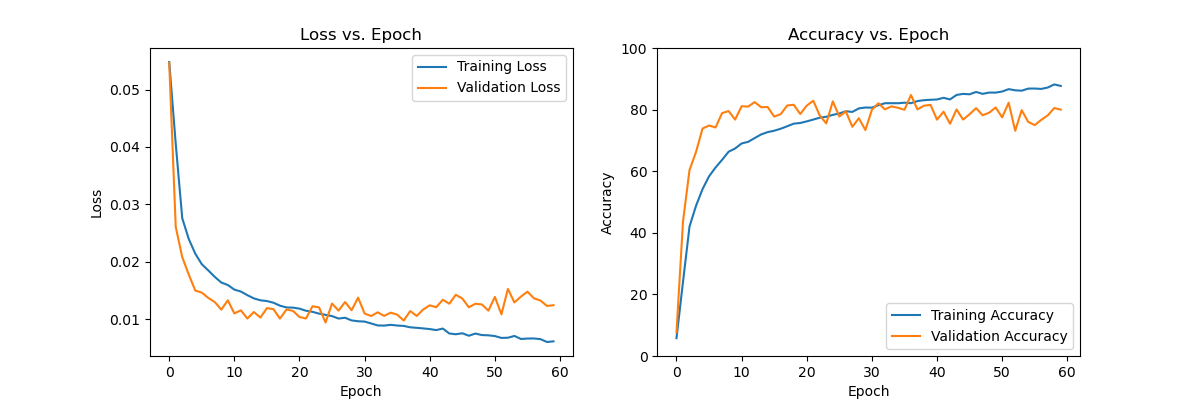

Write Python code to recreate this figure.
import torch
import torchvision.transforms as transforms
import torch.optim as optim
import matplotlib.pyplot as plt
import torch.nn as nn
import gc

from torch.utils.data import Dataset, DataLoader
from torchvision.datasets import ImageFolder
from sklearn.metrics import confusion_matrix


import random
import numpy as np

import time

import os
os.environ["KMP_DUPLICATE_LIB_OK"]="TRUE"



# Set seed = 0 for random, numpy, and torch
seed = 0
random.seed(seed)
np.random.seed(seed)
torch.manual_seed(seed)
if torch.cuda.is_available():
    torch.cuda.manual_seed_all(seed)
torch.backends.cudnn.deterministic = True
torch.backends.cudnn.benchmark = False




# pickle載入
import pickle
training_file = "traffic-signs-data/train.p"
validation_file = "traffic-signs-data/valid.p"
testing_file = "traffic-signs-data/test.p"
with open(training_file, mode='rb') as f:
    train = pickle.load(f)
with open(validation_file, mode='rb') as f:
    valid = pickle.load(f)
with open(testing_file, mode='rb') as f:
    test = pickle.load(f)

x_train, y_train = train['features'], train['labels']
x_valid, y_valid = valid['features'], valid['labels']
x_test, y_test = test['features'], test['labels']

print("x_train shape:", x_train.shape)
print("y_train shape:", y_train.shape)
print("x_valid shape:", x_valid.shape)
print("y_valid shape:", y_valid.shape)
print("x_test shape:", x_test.shape)
print("y_test shape:", y_test.shape)

# 定義資料集
class TrafficSignsDataset(Dataset):
    def __init__(self, images, labels, transform=None):
        self.images = images
        self.labels = labels
        self.classes = np.unique(labels)
        self.transform = transform

    def __len__(self):
        return len(self.images)

    def __getitem__(self, idx):
        image = self.images[idx]
        label = self.labels[idx]
        if self.transform:
            image = self.transform(image)
        return image, label

# 定義轉換
transform = transforms.Compose([
    transforms.ToPILImage(),
    transforms.Resize((224, 224)),
    transforms.ToTensor(),
    transforms.Normalize((0.5, 0.5, 0.5), (0.5, 0.5, 0.5))
])



# batch大小
batch_size = 64



"""
資料集設定
"""
# train dataset path 
# 建立train資料集並transform格式
train_dataset = TrafficSignsDataset(x_train, y_train, transform=transform)
# 載入dataset並拆分batch
train_loader = DataLoader(train_dataset, batch_size=batch_size, shuffle=True)


# validation dataset path 
# 建立valid資料集並transform格式
valid_dataset = TrafficSignsDataset(x_valid, y_valid, transform=transform)
# 載入dataset並拆分batch
valid_loader = DataLoader(valid_dataset, batch_size=batch_size, shuffle=False)

# test dataset path 
# 建立test資料集並transform格式
test_dataset = TrafficSignsDataset(x_test, y_test, transform=transform)
# 載入dataset並拆分batch
test_loader = DataLoader(test_dataset, batch_size=batch_size, shuffle=False)

num_classes = len(np.unique(y_train))
print(f'Number of unique classes: {num_classes}')

"""
模型輸出檔案
"""
trained_model_name = "Alexnet_v1_baseline.pth"

"""
模型架構 : v1為Alexnet baseline
"""
# 以AlexNet為baseline進行的CustomAlexNetModel
class CustomAlexNetModel(nn.Module):
    def __init__(self):
        super(CustomAlexNetModel, self).__init__()

        self.features = nn.Sequential(
            nn.Conv2d(3, 64, kernel_size=11, stride=4, padding=2),
            nn.ReLU(inplace=True),
            nn.MaxPool2d(kernel_size=3, stride=2),
            nn.Conv2d(64, 192, kernel_size=5, padding=2),
            nn.ReLU(inplace=True),
            nn.MaxPool2d(kernel_size=3, stride=2),
            nn.Conv2d(192, 384, kernel_size=3, padding=1),
            nn.ReLU(inplace=True),
            nn.Conv2d(384, 256, kernel_size=3, padding=1),
            nn.ReLU(inplace=True),
            nn.Conv2d(256, 256, kernel_size=3, padding=1),
            nn.ReLU(inplace=True),
            nn.MaxPool2d(kernel_size=3, stride=2),
        )

        self.avgpool = nn.AdaptiveAvgPool2d((6, 6))
        self.classifier = nn.Sequential(
            nn.Linear(256 * 6 * 6, 100),
            nn.ReLU(inplace=True),
            nn.Dropout(),
            nn.Linear(100, 100),
            nn.ReLU(inplace=True),
            nn.Linear(100, 43),
        )

    def forward(self, x):
        x = self.features(x)
        x = self.avgpool(x)
        x = torch.flatten(x, 1)
        x = self.classifier(x)
        return x



# 檢查是否有可用的GPU，如果有就將device設置為cuda，否則設置為cpu
device = torch.device("cuda" if torch.cuda.is_available() else "cpu") ## add
print(torch.cuda.is_available()) #是否有可用的CUDA加速

# 架構確認，查看參數設定及大小
import torchsummary
torchsummary.summary(CustomAlexNetModel().to(device), (3, 224,224), batch_size=batch_size)



# 釋放記憶體，避免記憶體已滿導致訓練失敗
torch.cuda.empty_cache()
gc.collect()


"""
模型訓練
"""
epochs = 60  # 訓練epoch次數
training_loss = []
validation_loss = []
training_accuracy = []
validation_accuracy = []
def train_model():       
    model = CustomAlexNetModel() # 使用CustomAlexNetModel模型架構
    model = model.to(device) 

    learning_rate = 0.001  # 初始學習率

    # 建立 Adam Optimizer (優化調整learing rate)
    optimizer = optim.Adam(model.parameters(), lr=learning_rate) 

    
    # 使用交叉熵損失作為loss function
    criterion = nn.CrossEntropyLoss()

    for epoch in range(epochs):

        # 切換至訓練模式
        model.train()

        # 暫存計數器設定與歸零
        running_loss = 0.0 # loss暫存
        running_correct = 0 # 正確個數暫存
        running_total = 0 # 總數暫存

        # batch 訓練循環
        for batch in train_loader:
            
            # 提取 batch 的 資料（inputs 和 labels）
            inputs, labels = batch
            # 將資料（inputs 和 labels）移動到指定的設備上，以加速運算
            inputs, labels = inputs.to(device), labels.to(device)
            # 梯度歸零
            optimizer.zero_grad()
            # 預測 : 向前傳播
            outputs = model(inputs)
            # 計算loss : 交叉熵
            loss = criterion(outputs, labels)  

            # 反向傳播
            loss.backward()

            # 更新模型的參數
            optimizer.step()

            # 結果儲存
            _, predicted = torch.max(outputs.data, 1) # 預測結果
            running_correct += (predicted == labels).sum().item() # 預測正確者加入
            running_total += labels.size(0) # 更新epoch的training資料累計筆數 (根據此batch大小)
            running_loss += loss.item() #更新目前的epoch train loss sum

        # 計算並儲存epoch training 平均 loss
        training_loss.append(running_loss / running_total) 

        # 計算並儲存 epoch training 正確率
        training_accuracy.append(100 * running_correct / running_total)


        # 切換至驗證模式
        model.eval()

        # 暫存計數器設定與歸零
        running_loss = 0.0 # loss暫存
        running_correct = 0 # 正確個數暫存
        running_total = 0 # 總數暫存

        with torch.no_grad(): # 禁用梯度運算(不需要進行反向傳播)

            # batch 驗證循環
            for batch in valid_loader:

                # 提取 batch 的 資料（inputs 和 labels）
                inputs, labels = batch
                # 將資料（inputs 和 labels）移動到指定的設備上，以加速運算
                inputs, labels = inputs.to(device), labels.to(device)
                # 預測 : 向前傳播
                outputs = model(inputs)                                        
                # 計算loss : 交叉熵
                loss = criterion(outputs, labels)  


                # 結果儲存
                _, predicted = torch.max(outputs.data, 1) # 預測結果
                running_correct += (predicted == labels).sum().item() # 預測正確者加入
                running_total += labels.size(0) # 更新epoch的validation資料累計筆數 (根據此batch大小)
                running_loss += loss.item()  #更新目前的epoch valid loss sum
            
            # 計算並儲存 epoch valid 平均 loss
            validation_loss.append(running_loss / running_total)  

            # 計算並儲存 epoch training 正確率
            validation_accuracy.append(100 * running_correct / running_total)
        
        # print 此epoch訓練/驗證結果
        print(f'Epoch [{epoch}/{epochs-1}] - '
            f'Training Loss: {training_loss[-1]:.4f}, '
            f'Training Accuracy: {training_accuracy[-1]:.2f}%, '
            f'Validation Loss: {validation_loss[-1]:.4f}, '
            f'Validation Accuracy: {validation_accuracy[-1]:.2f}%') 


    # 儲存Model
    torch.save(model.state_dict(),"./model/"+trained_model_name)    



    # Test 階段
    running_loss = 0.0
    running_correct = 0
    running_total = 0
    inference_time = 0

    # 混淆矩陣陣列(預測結果紀錄與正確label)
    all_predictions = []
    all_labels = []

    for batch in test_loader:

        # 提取 batch 的 資料（inputs 和 labels）
        inputs, labels = batch
        # 將資料（inputs 和 labels）移動到指定的設備上，以加速運算
        inputs, labels = inputs.to(device), labels.to(device)

        start_time = time.time()
        # 預測 : 向前傳播
        outputs = model(inputs)                                
        end_time = time.time()
        
        # 計算loss : 交叉熵
        loss = criterion(outputs, labels)  


        # 結果儲存
        _, predicted = torch.max(outputs.data, 1) # 預測結果
        running_correct += (predicted == labels).sum().item() # 預測正確者加入
        running_total += labels.size(0) # 更新epoch的validation資料累計筆數 (根據此batch大小)
        running_loss += loss.item()  #更新目前的epoch valid loss sum

        # extend 類別分類結果 至 混淆矩陣陣列
        all_predictions.extend(predicted.cpu().numpy())
        all_labels.extend(labels.cpu().numpy())
        
        # 計算並顯示推論時間
        inference_time += end_time - start_time
    

    print(f'Single image inference time: {inference_time/running_total:.6f} seconds')


    # print 測試結果
    print("Test loss:",running_loss / running_total) # 計算平均loss
    print("Test accuracy:",100 * running_correct / running_total) # 計算正確率
    
    
    # 建立混淆矩陣
    conf_matrix = confusion_matrix(all_labels, all_predictions)

    # 繪製混淆矩陣
    classes = [
        "Speed limit (20km/h)", "Speed limit (30km/h)", "Speed limit (50km/h)", "Speed limit (60km/h)",
        "Speed limit (70km/h)", "Speed limit (80km/h)", "End of speed limit (80km/h)", "Speed limit (100km/h)",
        "Speed limit (120km/h)", "No passing", "No passing for vehicles over 3.5 metric tons",
        "Right-of-way at the next intersection", "Priority road", "Yield", "Stop", "No vehicles",
        "Vehicles over 3.5 metric tons prohibited", "No entry", "General caution", "Dangerous curve to the left",
        "Dangerous curve to the right", "Double curve", "Bumpy road", "Slippery road", "Road narrows on the right",
        "Road work", "Traffic signals", "Pedestrians", "Children crossing", "Bicycles crossing", "Beware of ice/snow",
        "Wild animals crossing", "End of all speed and passing limits", "Turn right ahead", "Turn left ahead",
        "Ahead only", "Go straight or right", "Go straight or left", "Keep right", "Keep left",
        "Roundabout mandatory", "End of no passing", "End of no passing by vehicles over 3.5 metric tons"
    ]

    import seaborn as sns

    plt.figure(figsize=(12, 8))
    sns.heatmap(conf_matrix,cmap="Blues", xticklabels=classes, yticklabels=classes)
    plt.title('Confusion Matrix')
    plt.xlabel('Predicted Label')
    plt.ylabel('True Label')
    plt.xticks(rotation=45, ha="right")
    plt.yticks(rotation=0)
    plt.show()


    # 繪製各epoch的Accuaracy/Loss圖片
    # 繪製Loss曲線
    plt.figure(figsize=(12, 4))
    plt.subplot(1, 2, 1)
    plt.plot(training_loss, label='Training Loss')
    plt.plot(validation_loss, label='Validation Loss')
    plt.legend()
    plt.title('Loss vs. Epoch')
    plt.xlabel('Epoch')
    plt.ylabel('Loss')

    # 繪製Accuracy曲線
    plt.subplot(1, 2, 2)
    plt.plot(training_accuracy, label='Training Accuracy')
    plt.plot(validation_accuracy, label='Validation Accuracy')
    plt.legend()
    plt.title('Accuracy vs. Epoch')
    plt.xlabel('Epoch')
    plt.ylabel('Accuracy')
    plt.ylim(0, 100)  # 將 y 軸範圍設置為 0 到 100
    plt.show()

train_model()
